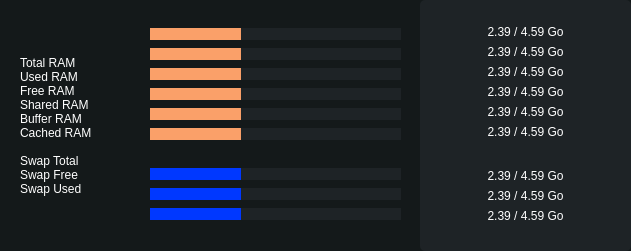
   <widget class="QFrame" name="frame_9">
    <property name="geometry">
     <rect>
      <x>510</x>
      <y>740</y>
      <width>631</width>
      <height>251</height>
     </rect>
    </property>
    <property name="styleSheet">
     <string notr="true">border-radius:8px;
background-color:#14191A;</string>
    </property>
    <property name="frameShape">
     <enum>QFrame::StyledPanel</enum>
    </property>
    <property name="frameShadow">
     <enum>QFrame::Raised</enum>
    </property>
    <widget class="QFrame" name="frame_10">
     <property name="geometry">
      <rect>
       <x>420</x>
       <y>0</y>
       <width>211</width>
       <height>251</height>
      </rect>
     </property>
     <property name="styleSheet">
      <string notr="true">border-radius:5px;
background-color:#1E2326;</string>
     </property>
     <property name="frameShape">
      <enum>QFrame::StyledPanel</enum>
     </property>
     <property name="frameShadow">
      <enum>QFrame::Raised</enum>
     </property>
     <widget class="QLabel" name="total_ram_go">
      <property name="geometry">
       <rect>
        <x>0</x>
        <y>16</y>
        <width>211</width>
        <height>31</height>
       </rect>
      </property>
      <property name="styleSheet">
       <string notr="true">color:white;
font-size:12px;</string>
      </property>
      <property name="text">
       <string>2.39 / 4.59 Go</string>
      </property>
      <property name="alignment">
       <set>Qt::AlignCenter</set>
      </property>
     </widget>
     <widget class="QLabel" name="used_ram_go">
      <property name="geometry">
       <rect>
        <x>0</x>
        <y>36</y>
        <width>211</width>
        <height>31</height>
       </rect>
      </property>
      <property name="styleSheet">
       <string notr="true">color:white;
font-size:12px;</string>
      </property>
      <property name="text">
       <string>2.39 / 4.59 Go</string>
      </property>
      <property name="alignment">
       <set>Qt::AlignCenter</set>
      </property>
     </widget>
     <widget class="QLabel" name="free_ram">
      <property name="geometry">
       <rect>
        <x>0</x>
        <y>56</y>
        <width>211</width>
        <height>31</height>
       </rect>
      </property>
      <property name="styleSheet">
       <string notr="true">color:white;
font-size:12px;</string>
      </property>
      <property name="text">
       <string>2.39 / 4.59 Go</string>
      </property>
      <property name="alignment">
       <set>Qt::AlignCenter</set>
      </property>
     </widget>
     <widget class="QLabel" name="shared_ram_go">
      <property name="geometry">
       <rect>
        <x>0</x>
        <y>76</y>
        <width>211</width>
        <height>31</height>
       </rect>
      </property>
      <property name="styleSheet">
       <string notr="true">color:white;
font-size:12px;</string>
      </property>
      <property name="text">
       <string>2.39 / 4.59 Go</string>
      </property>
      <property name="alignment">
       <set>Qt::AlignCenter</set>
      </property>
     </widget>
     <widget class="QLabel" name="buffer_ram_go">
      <property name="geometry">
       <rect>
        <x>0</x>
        <y>96</y>
        <width>211</width>
        <height>31</height>
       </rect>
      </property>
      <property name="styleSheet">
       <string notr="true">color:white;
font-size:12px;</string>
      </property>
      <property name="text">
       <string>2.39 / 4.59 Go</string>
      </property>
      <property name="alignment">
       <set>Qt::AlignCenter</set>
      </property>
     </widget>
     <widget class="QLabel" name="swap_user_ram_go">
      <property name="geometry">
       <rect>
        <x>0</x>
        <y>200</y>
        <width>211</width>
        <height>31</height>
       </rect>
      </property>
      <property name="styleSheet">
       <string notr="true">color:white;
font-size:12px;</string>
      </property>
      <property name="text">
       <string>2.39 / 4.59 Go</string>
      </property>
      <property name="alignment">
       <set>Qt::AlignCenter</set>
      </property>
     </widget>
     <widget class="QLabel" name="swap_free_ram_go">
      <property name="geometry">
       <rect>
        <x>0</x>
        <y>180</y>
        <width>211</width>
        <height>31</height>
       </rect>
      </property>
      <property name="styleSheet">
       <string notr="true">color:white;
font-size:12px;</string>
      </property>
      <property name="text">
       <string>2.39 / 4.59 Go</string>
      </property>
      <property name="alignment">
       <set>Qt::AlignCenter</set>
      </property>
     </widget>
     <widget class="QLabel" name="swap_total_ram_go">
      <property name="geometry">
       <rect>
        <x>0</x>
        <y>160</y>
        <width>211</width>
        <height>31</height>
       </rect>
      </property>
      <property name="styleSheet">
       <string notr="true">color:white;
font-size:12px;</string>
      </property>
      <property name="text">
       <string>2.39 / 4.59 Go</string>
      </property>
      <property name="alignment">
       <set>Qt::AlignCenter</set>
      </property>
     </widget>
     <widget class="QLabel" name="cached_ram_go">
      <property name="geometry">
       <rect>
        <x>0</x>
        <y>116</y>
        <width>211</width>
        <height>31</height>
       </rect>
      </property>
      <property name="styleSheet">
       <string notr="true">color:white;
font-size:12px;</string>
      </property>
      <property name="text">
       <string>2.39 / 4.59 Go</string>
      </property>
      <property name="alignment">
       <set>Qt::AlignCenter</set>
      </property>
     </widget>
    </widget>
    <widget class="QLabel" name="label_10">
     <property name="geometry">
      <rect>
       <x>20</x>
       <y>-10</y>
       <width>181</width>
       <height>271</height>
      </rect>
     </property>
     <property name="styleSheet">
      <string notr="true">color:white;</string>
     </property>
     <property name="text">
      <string>Total RAM Used RAM
Free RAM
Shared RAM
Buffer RAM
Cached RAM

Swap Total
Swap Free
Swap Used</string>
     </property>
    </widget>
    <widget class="QFrame" name="frame_17">
     <property name="geometry">
      <rect>
       <x>150</x>
       <y>28</y>
       <width>251</width>
       <height>12</height>
      </rect>
     </property>
     <property name="styleSheet">
      <string notr="true">background-color:#1E2326;
border-radius: 0px;</string>
     </property>
     <property name="frameShape">
      <enum>QFrame::StyledPanel</enum>
     </property>
     <property name="frameShadow">
      <enum>QFrame::Raised</enum>
     </property>
     <widget class="QFrame" name="total_ram_bar">
      <property name="geometry">
       <rect>
        <x>0</x>
        <y>0</y>
        <width>91</width>
        <height>16</height>
       </rect>
      </property>
      <property name="styleSheet">
       <string notr="true">background-color:#FAA069;
border-radius: 0px;
opacity:0.5;</string>
      </property>
      <property name="frameShape">
       <enum>QFrame::StyledPanel</enum>
      </property>
      <property name="frameShadow">
       <enum>QFrame::Raised</enum>
      </property>
     </widget>
    </widget>
    <widget class="QFrame" name="frame_19">
     <property name="geometry">
      <rect>
       <x>150</x>
       <y>48</y>
       <width>251</width>
       <height>12</height>
      </rect>
     </property>
     <property name="styleSheet">
      <string notr="true">background-color:#1E2326;
border-radius: 0px;</string>
     </property>
     <property name="frameShape">
      <enum>QFrame::StyledPanel</enum>
     </property>
     <property name="frameShadow">
      <enum>QFrame::Raised</enum>
     </property>
     <widget class="QFrame" name="used_ram_bar">
      <property name="geometry">
       <rect>
        <x>0</x>
        <y>0</y>
        <width>91</width>
        <height>16</height>
       </rect>
      </property>
      <property name="styleSheet">
       <string notr="true">background-color:#FAA069;
border-radius: 0px;
opacity:0.5;</string>
      </property>
      <property name="frameShape">
       <enum>QFrame::StyledPanel</enum>
      </property>
      <property name="frameShadow">
       <enum>QFrame::Raised</enum>
      </property>
     </widget>
    </widget>
    <widget class="QFrame" name="frame_22">
     <property name="geometry">
      <rect>
       <x>150</x>
       <y>68</y>
       <width>251</width>
       <height>12</height>
      </rect>
     </property>
     <property name="styleSheet">
      <string notr="true">background-color:#1E2326;
border-radius: 0px;</string>
     </property>
     <property name="frameShape">
      <enum>QFrame::StyledPanel</enum>
     </property>
     <property name="frameShadow">
      <enum>QFrame::Raised</enum>
     </property>
     <widget class="QFrame" name="free_ram_bar">
      <property name="geometry">
       <rect>
        <x>0</x>
        <y>0</y>
        <width>91</width>
        <height>16</height>
       </rect>
      </property>
      <property name="styleSheet">
       <string notr="true">background-color:#FAA069;
border-radius: 0px;
opacity:0.5;</string>
      </property>
      <property name="frameShape">
       <enum>QFrame::StyledPanel</enum>
      </property>
      <property name="frameShadow">
       <enum>QFrame::Raised</enum>
      </property>
     </widget>
    </widget>
    <widget class="QFrame" name="frame_24">
     <property name="geometry">
      <rect>
       <x>150</x>
       <y>88</y>
       <width>251</width>
       <height>12</height>
      </rect>
     </property>
     <property name="styleSheet">
      <string notr="true">background-color:#1E2326;
border-radius: 0px;</string>
     </property>
     <property name="frameShape">
      <enum>QFrame::StyledPanel</enum>
     </property>
     <property name="frameShadow">
      <enum>QFrame::Raised</enum>
     </property>
     <widget class="QFrame" name="shared_ram_bar">
      <property name="geometry">
       <rect>
        <x>0</x>
        <y>0</y>
        <width>91</width>
        <height>16</height>
       </rect>
      </property>
      <property name="styleSheet">
       <string notr="true">background-color:#FAA069;
border-radius: 0px;
opacity:0.5;</string>
      </property>
      <property name="frameShape">
       <enum>QFrame::StyledPanel</enum>
      </property>
      <property name="frameShadow">
       <enum>QFrame::Raised</enum>
      </property>
     </widget>
    </widget>
    <widget class="QFrame" name="frame_26">
     <property name="geometry">
      <rect>
       <x>150</x>
       <y>108</y>
       <width>251</width>
       <height>12</height>
      </rect>
     </property>
     <property name="styleSheet">
      <string notr="true">background-color:#1E2326;
border-radius: 0px;</string>
     </property>
     <property name="frameShape">
      <enum>QFrame::StyledPanel</enum>
     </property>
     <property name="frameShadow">
      <enum>QFrame::Raised</enum>
     </property>
     <widget class="QFrame" name="buffer_ram_bar">
      <property name="geometry">
       <rect>
        <x>0</x>
        <y>0</y>
        <width>91</width>
        <height>16</height>
       </rect>
      </property>
      <property name="styleSheet">
       <string notr="true">background-color:#FAA069;
border-radius: 0px;
opacity:0.5;</string>
      </property>
      <property name="frameShape">
       <enum>QFrame::StyledPanel</enum>
      </property>
      <property name="frameShadow">
       <enum>QFrame::Raised</enum>
      </property>
     </widget>
    </widget>
    <widget class="QFrame" name="frame_28">
     <property name="geometry">
      <rect>
       <x>150</x>
       <y>128</y>
       <width>251</width>
       <height>12</height>
      </rect>
     </property>
     <property name="styleSheet">
      <string notr="true">background-color:#1E2326;
border-radius: 0px;</string>
     </property>
     <property name="frameShape">
      <enum>QFrame::StyledPanel</enum>
     </property>
     <property name="frameShadow">
      <enum>QFrame::Raised</enum>
     </property>
     <widget class="QFrame" name="cached_ram_bar">
      <property name="geometry">
       <rect>
        <x>0</x>
        <y>0</y>
        <width>91</width>
        <height>16</height>
       </rect>
      </property>
      <property name="styleSheet">
       <string notr="true">background-color:#FAA069;
border-radius: 0px;
opacity:0.5;</string>
      </property>
      <property name="frameShape">
       <enum>QFrame::StyledPanel</enum>
      </property>
      <property name="frameShadow">
       <enum>QFrame::Raised</enum>
      </property>
     </widget>
    </widget>
    <widget class="QFrame" name="frame_30">
     <property name="geometry">
      <rect>
       <x>150</x>
       <y>168</y>
       <width>251</width>
       <height>12</height>
      </rect>
     </property>
     <property name="styleSheet">
      <string notr="true">background-color:#1E2326;
border-radius: 0px;</string>
     </property>
     <property name="frameShape">
      <enum>QFrame::StyledPanel</enum>
     </property>
     <property name="frameShadow">
      <enum>QFrame::Raised</enum>
     </property>
     <widget class="QFrame" name="swap_total_ram_bar">
      <property name="geometry">
       <rect>
        <x>0</x>
        <y>0</y>
        <width>91</width>
        <height>16</height>
       </rect>
      </property>
      <property name="styleSheet">
       <string notr="true">background-color:#0038FF;
border-radius: 0px;
opacity:0.5;</string>
      </property>
      <property name="frameShape">
       <enum>QFrame::StyledPanel</enum>
      </property>
      <property name="frameShadow">
       <enum>QFrame::Raised</enum>
      </property>
     </widget>
    </widget>
    <widget class="QFrame" name="frame_32">
     <property name="geometry">
      <rect>
       <x>150</x>
       <y>188</y>
       <width>251</width>
       <height>12</height>
      </rect>
     </property>
     <property name="styleSheet">
      <string notr="true">background-color:#1E2326;
border-radius: 0px;</string>
     </property>
     <property name="frameShape">
      <enum>QFrame::StyledPanel</enum>
     </property>
     <property name="frameShadow">
      <enum>QFrame::Raised</enum>
     </property>
     <widget class="QFrame" name="swap_free_ram_bar">
      <property name="geometry">
       <rect>
        <x>0</x>
        <y>0</y>
        <width>91</width>
        <height>16</height>
       </rect>
      </property>
      <property name="styleSheet">
       <string notr="true">background-color:#0038FF;
border-radius: 0px;
opacity:0.5;</string>
      </property>
      <property name="frameShape">
       <enum>QFrame::StyledPanel</enum>
      </property>
      <property name="frameShadow">
       <enum>QFrame::Raised</enum>
      </property>
     </widget>
    </widget>
    <widget class="QFrame" name="frame_34">
     <property name="geometry">
      <rect>
       <x>150</x>
       <y>208</y>
       <width>251</width>
       <height>12</height>
      </rect>
     </property>
     <property name="styleSheet">
      <string notr="true">background-color:#1E2326;
border-radius: 0px;</string>
     </property>
     <property name="frameShape">
      <enum>QFrame::StyledPanel</enum>
     </property>
     <property name="frameShadow">
      <enum>QFrame::Raised</enum>
     </property>
     <widget class="QFrame" name="swap_user_ram_bar">
      <property name="geometry">
       <rect>
        <x>0</x>
        <y>0</y>
        <width>91</width>
        <height>16</height>
       </rect>
      </property>
      <property name="styleSheet">
       <string notr="true">background-color:#0038FF;
border-radius: 0px;
opacity:0.5;</string>
      </property>
      <property name="frameShape">
       <enum>QFrame::StyledPanel</enum>
      </property>
      <property name="frameShadow">
       <enum>QFrame::Raised</enum>
      </property>
     </widget>
    </widget>
   </widget>
